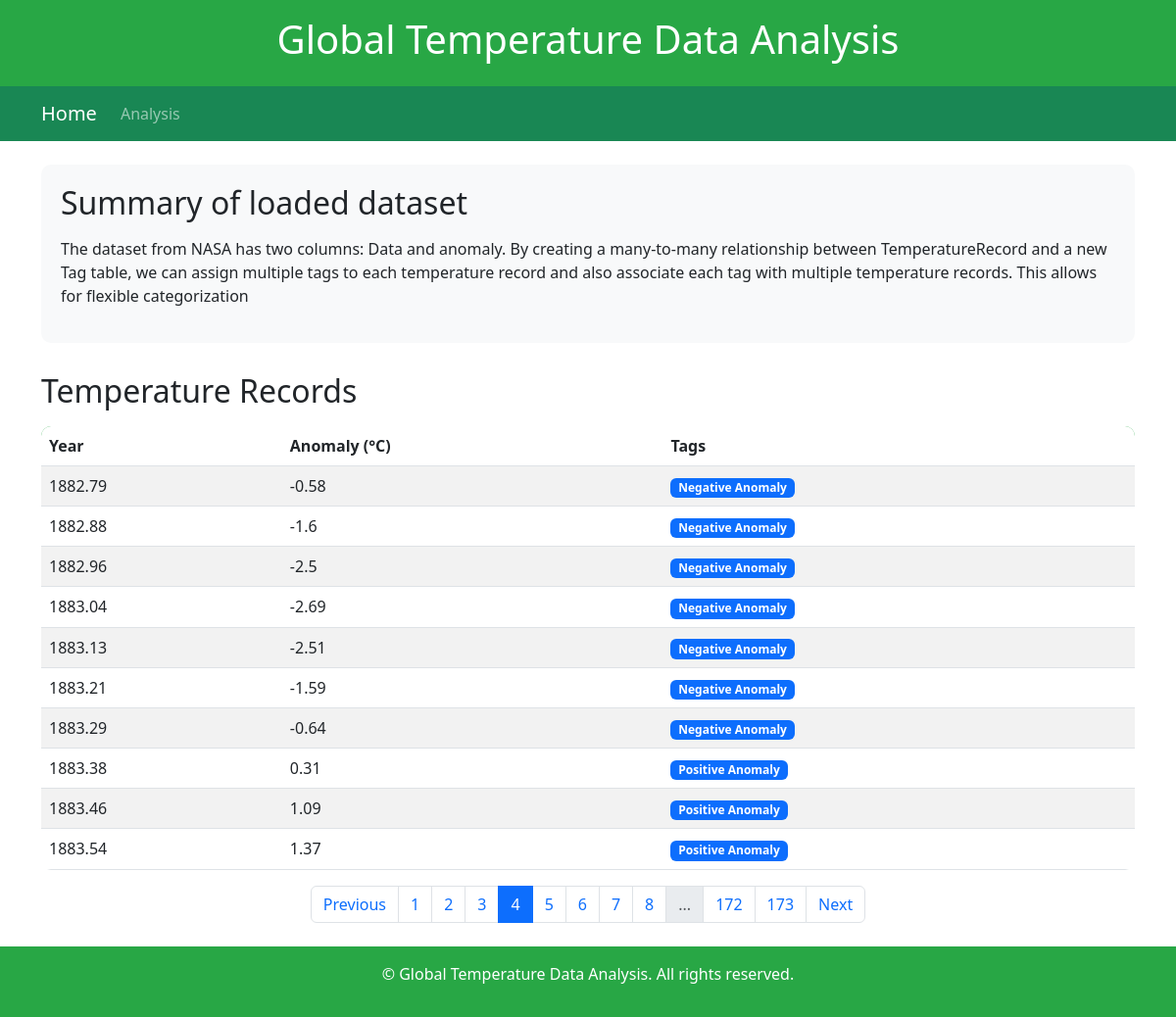
/?page=4, run on the app's committed database.
### models.py (models this page shows)
class TemperatureRecord(db.Model):
    id = db.Column(db.Integer, primary_key=True)
    year = db.Column(db.Float, nullable=False)
    anomaly = db.Column(db.Float, nullable=False)
    tags = db.relationship('Tag', secondary=tags, lazy='subquery',
                           backref=db.backref('temperature_records', lazy=True))

class Tag(db.Model):
    id = db.Column(db.Integer, primary_key=True)
    name = db.Column(db.String(50), nullable=False)

### app.py (the view)
@app.route('/')
def index():
    page = request.args.get('page', 1, type=int)
    per_page = 10  # Number of records per page
    paginated_records = TemperatureRecord.query.paginate(page=page, per_page=per_page, error_out=False)
    return render_template('index.html', records=paginated_records.items, pagination=paginated_records)

### templates/index.html (shortened to what this page needs)
<!DOCTYPE html>
<html>
<head>
    <link href="https://cdn.jsdelivr.net/npm/bootstrap@5.3.0/dist/css/bootstrap.min.css" rel="stylesheet">
</head>
<body>
    <header class="header py-3">
        <div class="container">
            <h1>Global Temperature Data Analysis</h1>
        </div>
    </header>
    <nav class="navbar navbar-expand-lg navbar-dark bg-success">
        <div class="container">
            <a class="navbar-brand" href="/">Home</a>
            <div class="collapse navbar-collapse" id="navbarNav">
                <ul class="navbar-nav">
                    <li class="nav-item">
                        <a class="nav-link" href="/analysis">Analysis</a>
                    </li>
                </ul>
            </div>
        </div>
    </nav>
    <div class="container my-4">
        <div class="summary-section">
            <h2 class="mb-3">Summary of loaded dataset</h2>
            <div class="row">
                <div class="col-md-12">
                    <p>The dataset from NASA has two columns: Data and anomaly. By creating a many-to-many relationship between TemperatureRecord and a new Tag table, we can assign multiple tags to each temperature record and also associate each tag with multiple temperature records. This allows for flexible categorization </p>
                </div>
            </div>
        </div>
        <h2 class="mb-3">Temperature Records</h2>
        <table class="table table-striped">
            <thead>
                <tr>
                    <th>Year</th>
                    <th>Anomaly (°C)</th>
                    <th>Tags</th>
                </tr>
            </thead>
            <tbody>
                {% for record in records %}
                <tr>
                    <td>{{ record.year }}</td>
                    <td>{{ record.anomaly }}</td>
                    <td>
                        {% for tag in record.tags %}
                            <span class="badge bg-primary">{{ tag.name }}</span>
                        {% endfor %}
                    </td>
                </tr>
                {% endfor %}
            </tbody>
        </table>
        <nav aria-label="Page navigation">
            <ul class="pagination">
                {% if pagination.has_prev %}
                    <li class="page-item"><a class="page-link" href="{{ url_for('index', page=pagination.page - 1) }}">Previous</a></li>
                {% else %}
                    <li class="page-item disabled"><a class="page-link" href="#">Previous</a></li>
                {% endif %}
                {% for page_num in pagination.iter_pages() %}
                    {% if page_num %}
                        {% if page_num != pagination.page %}
                            <li class="page-item"><a class="page-link" href="{{ url_for('index', page=page_num) }}">{{ page_num }}</a></li>
                        {% else %}
                            <li class="page-item active"><a class="page-link" href="#">{{ page_num }}</a></li>
                        {% endif %}
                    {% else %}
                        <li class="page-item disabled"><a class="page-link" href="#">...</a></li>
                    {% endif %}
                {% endfor %}
                {% if pagination.has_next %}
                    <li class="page-item"><a class="page-link" href="{{ url_for('index', page=pagination.page + 1) }}">Next</a></li>
                {% else %}
                    <li class="page-item disabled"><a class="page-link" href="#">Next</a></li>
                {% endif %}
            </ul>
        </nav>
    </div>
    <footer class="footer py-3 mt-4">
        <div class="container text-center">
            <p>&copy; {{ current_year }} Global Temperature Data Analysis. All rights reserved.</p>
        </div>
    </footer>
</body>
</html>

### templates/index.html (style rules this page uses)
.header, .footer { background-color: #28a745; color: white; padding: 10px 0; text-align: center; }
.summary-section { background-color: #f8f9fa; border-radius: 10px; padding: 20px; margin-bottom: 30px; }
.table { border-radius: 10px; overflow: hidden; }
.table thead { background-color: #28a745; color: white; }
.badge { margin-right: 5px; }
.pagination { justify-content: center; }

### data on the page
TemperatureRecord: year "1882.79", anomaly "-0.58"
Tag: name "Negative Anomaly"
TemperatureRecord: year "1882.88", anomaly "-1.6"
TemperatureRecord: year "1882.96", anomaly "-2.5"
TemperatureRecord: year "1883.04", anomaly "-2.69"
TemperatureRecord: year "1883.13", anomaly "-2.51"
TemperatureRecord: year "1883.21", anomaly "-1.59"
TemperatureRecord: year "1883.29", anomaly "-0.64"
TemperatureRecord: year "1883.38", anomaly "0.31"
Tag: name "Positive Anomaly"
TemperatureRecord: year "1883.46", anomaly "1.09"
TemperatureRecord: year "1883.54", anomaly "1.37"

### other printed values
{{ page_num }} "1" "2" "3" "5" "6" "7" "8" "172" "173"
{{ page_num }} "4"
